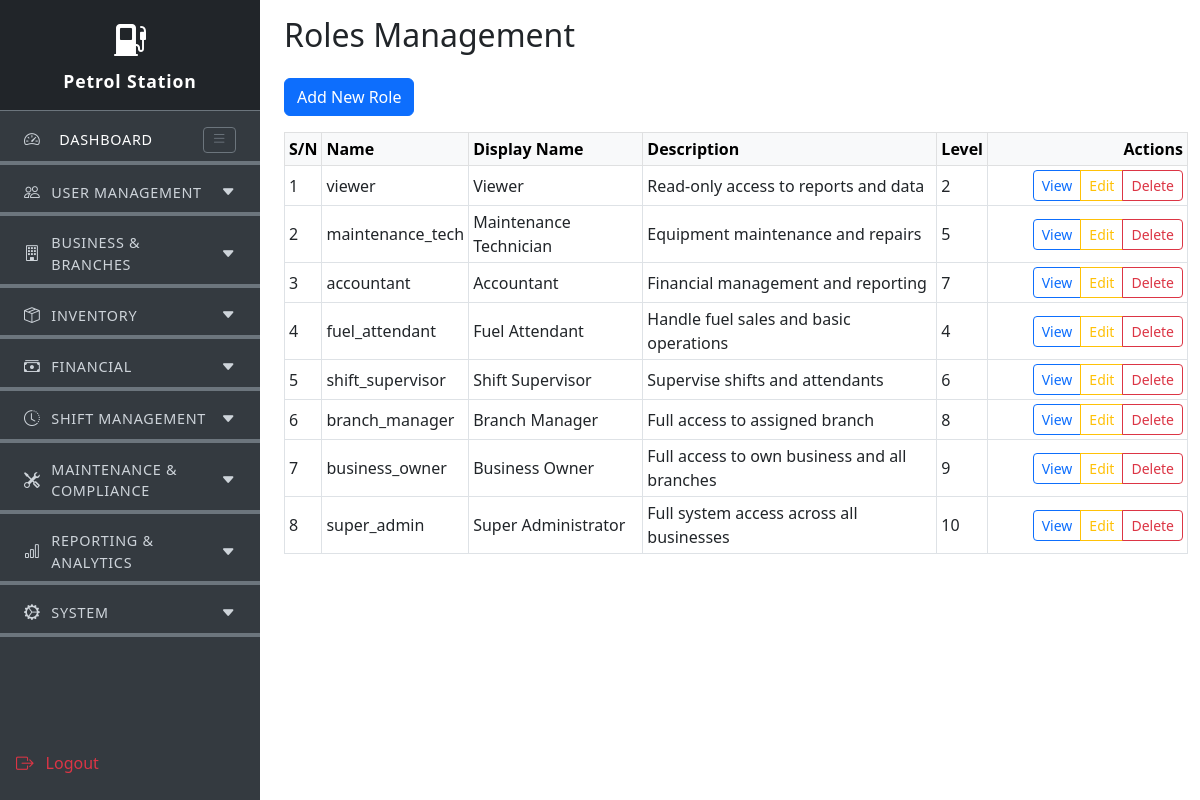
/public/manage_roles.php (signed in), run on the app's committed database.
### tables this page shows
CREATE TABLE roles (
    id BIGINT UNSIGNED AUTO_INCREMENT PRIMARY KEY,
    name VARCHAR(191) UNIQUE NOT NULL,   
    display_name VARCHAR(190) NOT NULL,
    description TEXT,
    level TINYINT UNSIGNED DEFAULT 1,
    is_system_role BOOLEAN DEFAULT FALSE,
    created_at TIMESTAMP DEFAULT CURRENT_TIMESTAMP,
    updated_at TIMESTAMP DEFAULT CURRENT_TIMESTAMP ON UPDATE CURRENT_TIMESTAMP,
    deleted_at TIMESTAMP NULL
);

### public/manage_roles.php (the view, shortened to what this page needs)
<?php
require_once '../config/db_connect.php';
$sql = "SELECT * FROM roles WHERE deleted_at IS NULL ORDER BY id DESC";
$result = mysqli_query($conn, $sql);
?>
<!DOCTYPE html>
<html lang="en">
<head>
  <link href="https://cdn.jsdelivr.net/npm/bootstrap@5.3.0/dist/css/bootstrap.min.css" rel="stylesheet">
</head>
<body>
        <?php include '../includes/sidebar.php'; ?>
<div class="container-fluid">
    <div class="row flex-nowrap">
        <div class="col-auto d-none d-md-block p-0">
            <?php include '../includes/sidebar.php'; ?>
        </div>
        <div class="col ps-md-4 pt-3 main-content">
        <h2 class="mb-4">Roles Management</h2>
        <button class="btn btn-primary mb-3" data-bs-toggle="modal" data-bs-target="#addRoleModal">Add New Role</button>
        <div class="table-responsive">
              <table class="table table-sm table-bordered table-hover align-middle mb-0">
            <thead class="table-light">
              <tr>
                <th>S/N</th>
                <th>Name</th>
                <th>Display Name</th>
                <th>Description</th>
                <th>Level</th>
                <th class="text-end" style="width: 200px;">Actions</th>
              </tr>
            </thead>
            <tbody>
              <?php
              $sn = 1;
              if (mysqli_num_rows($result) > 0) {
                while ($role = mysqli_fetch_assoc($result)) {
              ?>
                <tr>
                  <td><?php echo $sn++; ?></td>
                  <td><?php echo htmlspecialchars($role['name']); ?></td>
                  <td><?php echo htmlspecialchars($role['display_name']); ?></td>
                  <td><?php echo htmlspecialchars($role['description'] ?? ''); ?></td>
                  <td><?php echo htmlspecialchars($role['level'] ?? ''); ?></td>
                  <td class="text-end">
                    <div class="btn-group" role="group">
                      <button class="btn btn-sm btn-outline-primary" data-bs-toggle="modal" data-bs-target="#viewRoleModal<?php echo $role['id']; ?>">View</button>
                      <button class="btn btn-sm btn-outline-warning" data-bs-toggle="modal" data-bs-target="#editRoleModal<?php echo $role['id']; ?>">Edit</button>
                      <button class="btn btn-sm btn-outline-danger" data-bs-toggle="modal" data-bs-target="#deleteRoleModal<?php echo $role['id']; ?>">Delete</button>
                    </div>
                  </td>
                </tr>
              <?php
                }
              } else {
              ?>
                <tr>
                  <td colspan="6" class="text-center">No roles found.</td>
                </tr>
              <?php
              }
              ?>
            </tbody>
          </table>
        </div>
      </div>
    </div>
  </div>
</body>
</html>

### includes/sidebar.php (style rules this page uses)
.main-content { position: fixed; top: 0; left: 260px; width: calc(100vw - 260px); height: 100vh; overflow-y: auto; margin-left: 0; padding-left: 0; padding-top: 0; transition: left 0.2s, width 0.2s; }
.main-content.expanded { left: 260px; width: calc(100vw - 260px); }

### data on the page
roles: name "viewer", display_name "Viewer", description "Read-only access to reports and data", level "2"
roles: name "maintenance_tech", display_name "Maintenance Technician", description "Equipment maintenance and repairs", level "5"
roles: name "accountant", display_name "Accountant", description "Financial management and reporting", level "7"
roles: name "fuel_attendant", display_name "Fuel Attendant", description "Handle fuel sales and basic operations", level "4"
roles: name "shift_supervisor", display_name "Shift Supervisor", description "Supervise shifts and attendants", level "6"
roles: name "branch_manager", display_name "Branch Manager", description "Full access to assigned branch", level "8"
roles: name "business_owner", display_name "Business Owner", description "Full access to own business and all branches", level "9"
roles: name "super_admin", display_name "Super Administrator", description "Full system access across all businesses", level "10"

### other printed values
$module['section'] "USER MANAGEMENT"
$module['section'] "BUSINESS & BRANCHES"
$module['section'] "INVENTORY"
$module['section'] "FINANCIAL"
$module['section'] "SHIFT MANAGEMENT"
$module['section'] "MAINTENANCE & COMPLIANCE"
$module['section'] "REPORTING & ANALYTICS"
$module['section'] "SYSTEM"
